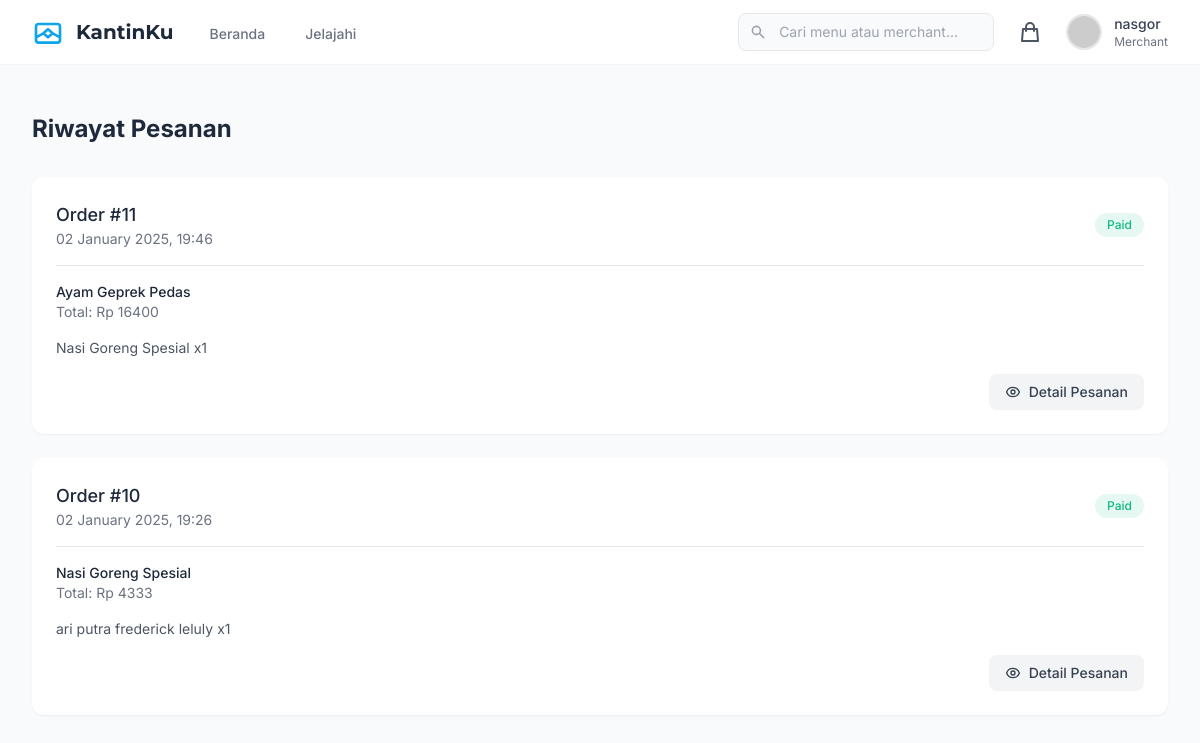
The app's page /orders/history/ (signed in) with its own data.
### accounts/models.py (models this page shows, shortened)
class User(AbstractUser):
    is_merchant = models.BooleanField(default=False)
    phone_number = models.CharField(max_length=15, blank=True)
    address = models.TextField(blank=True)

### orders/models.py (models this page shows, shortened)
class Order(models.Model):
    STATUS_CHOICES = [
        ('pending', 'Pending'),
        ('paid', 'Paid'),
        ('preparing', 'Preparing'),
        ('ready', 'Ready for Pickup'),
        ('completed', 'Completed'),
        ('cancelled', 'Cancelled'),
    ]
    PAYMENT_STATUS_CHOICES = [
        ('pending', 'Pending'),
        ('paid', 'Paid'),
        ('failed', 'Failed'),
        ('expired', 'Expired'),
    ]
    user = models.ForeignKey(User, on_delete=models.CASCADE)
    merchant = models.ForeignKey(Merchant, on_delete=models.CASCADE)
    status = models.CharField(max_length=20, choices=STATUS_CHOICES, default='pending')
    total_amount = models.DecimalField(max_digits=10, decimal_places=2)
    note = models.TextField(blank=True)
    created_at = models.DateTimeField(auto_now_add=True)
    updated_at = models.DateTimeField(auto_now=True)
    payment_status = models.CharField(max_length=20, choices=PAYMENT_STATUS_CHOICES, default='pending')
    midtrans_id = models.CharField(max_length=100, blank=True)
    payment_url = models.CharField(max_length=255, blank=True)
    expired_at = models.DateTimeField(null=True, blank=True)
    @property
    def is_expired(self):
        return timezone.now() > self.created_at + timedelta(hours=24)

class OrderItem(models.Model):
    order = models.ForeignKey(Order, on_delete=models.CASCADE)
    menu_item = models.ForeignKey(MenuItem, on_delete=models.CASCADE)
    quantity = models.PositiveIntegerField()
    price = models.DecimalField(max_digits=10, decimal_places=2)
    subtotal = models.DecimalField(max_digits=10, decimal_places=2)

### merchants/models.py (models this page shows, shortened)
class Merchant(models.Model):
    user = models.OneToOneField(User, on_delete=models.CASCADE)
    name = models.CharField(max_length=100)
    description = models.TextField()
    image = models.ImageField(upload_to='merchants/', blank=True, null=True)
    is_active = models.BooleanField(default=True)
    created_at = models.DateTimeField(auto_now_add=True)
    updated_at = models.DateTimeField(auto_now=True)
    rating = models.DecimalField(max_digits=3, decimal_places=2, default=0)
    total_orders = models.IntegerField(default=0)
    categories = models.ManyToManyField(Category, related_name='merchants', blank=True)
    class Meta:
        ordering = ['-created_at']

class MenuItem(models.Model):
    merchant = models.ForeignKey(Merchant, on_delete=models.CASCADE)
    category = models.ForeignKey(Category, on_delete=models.SET_NULL, null=True)
    name = models.CharField(max_length=100)
    description = models.TextField()
    price = models.DecimalField(max_digits=10, decimal_places=2)
    image = models.ImageField(upload_to='menu_items/', blank=True, null=True)
    is_available = models.BooleanField(default=True)
    created_at = models.DateTimeField(auto_now_add=True)
    updated_at = models.DateTimeField(auto_now=True)

### orders/views.py (the view)
# urls.py: path('history/', views.order_history, name='order_history'),  #
@login_required
def order_history(request):
    orders = Order.objects.filter(
        user=request.user
    ).order_by('-created_at')
    paginator = Paginator(orders, 10)  # 10 orders per page
    page = request.GET.get('page')
    orders = paginator.get_page(page)
    return render(request, 'orders/order_history.html', {'orders': orders})

### orders/context_processors.py (called while the page is built)
def cart_count(request):
    if request.user.is_authenticated:
        from .models import Cart
        cart = Cart.objects.filter(user=request.user).first()
        if cart:
            return {'cart_count': cart.items.count()}
    return {'cart_count': 0}

### templates/orders/order_history.html (shortened to what this page needs)
{% extends 'base.html' %}
{% block content %}
<div class="min-h-screen bg-neutral py-12">
    <div class="max-w-7xl mx-auto px-4 sm:px-6 lg:px-8">
        <h1 class="text-2xl font-bold text-primary mb-8">Riwayat Pesanan</h1>
        {% if orders %}
        <div class="space-y-6">
            {% for order in orders %}
            <div class="bg-white rounded-xl shadow-sm overflow-hidden">
                <div class="p-6">
                    <div class="flex items-center justify-between mb-4">
                        <div>
                            <h3 class="text-lg font-medium text-primary">Order #{{ order.id }}</h3>
                            <p class="text-sm text-gray-500">{{ order.created_at|date:"d F Y, H:i" }}</p>
                        </div>
                        <span class="inline-flex items-center px-3 py-1 rounded-full text-xs font-medium
                            {% if order.status == 'paid' %}bg-success/10 text-success
                            {% elif order.status == 'pending' %}bg-warning/10 text-warning
                            {% else %}bg-gray-100 text-gray-800{% endif %}">
                            {{ order.get_status_display }}
                        </span>
                    </div>
                    <div class="border-t border-gray-200 pt-4">
                        <div class="mb-4">
                            <p class="text-sm font-medium text-primary">{{ order.merchant.name }}</p>
                            <p class="text-sm text-gray-500">Total: Rp {{ order.total_amount|floatformat:0 }}</p>
                        </div>
                        <div class="text-sm text-gray-600">
                            {% for item in order.orderitem_set.all %}
                            {{ item.menu_item.name }} x{{ item.quantity }}{% if not forloop.last %}, {% endif %}
                            {% endfor %}
                        </div>
                    </div>
<div class="mt-4 flex justify-end space-x-3">
    <a href="{% url 'orders:order_detail' order.id %}"
       class="inline-flex items-center px-4 py-2 rounded-lg text-sm font-medium text-gray-700 bg-gray-100 hover:bg-gray-200">
        Detail Pesanan
    </a>
</div>
                </div>
            </div>
            {% endfor %}
        </div>
        {% endif %}
    </div>
</div>
{% endblock %}

### templates/base.html (shortened to what this page needs)
{% load static %}
<!DOCTYPE html>
<html lang="en">
<head>
    <script src="https://cdn.tailwindcss.com"></script>
</head>
<body class="bg-neutral font-sans">
    <nav class="bg-white shadow-sm border-b border-gray-100" x-data="{ isOpen: false }">
        <div class="max-w-7xl mx-auto px-4 sm:px-6 lg:px-8">
            <div class="flex justify-between h-16">
                <div class="flex">
                    <a href="/" class="flex items-center flex-shrink-0">
                        <span class="ml-3 font-heading font-bold text-xl text-primary">KantinKu</span>
                    </a>
                    <div class="hidden sm:ml-8 sm:flex sm:space-x-8 items-center">
                        <a href="/" class="inline-flex items-center px-1 pt-1 text-sm font-medium {% if request.path == '/' %}text-secondary border-b-2 border-secondary{% else %}text-gray-500 hover:text-gray-700 hover:border-gray-300{% endif %}">
                            Beranda
                        </a>
                        <a href="{% url 'merchants:merchant_list' %}" class="inline-flex items-center px-1 pt-1 text-sm font-medium {% if 'merchant_list' in request.path %}text-secondary border-b-2 border-secondary{% else %}text-gray-500 hover:text-gray-700 hover:border-gray-300{% endif %}">
                            Jelajahi
                        </a>
                    </div>
                </div>
                <div class="hidden sm:ml-6 sm:flex sm:items-center space-x-4">
                    <div class="relative w-64">
                        <input type="text"
                               placeholder="Cari menu atau merchant..."
                               class="w-full pl-10 pr-4 py-2 text-sm text-gray-700 bg-gray-50 rounded-lg border border-gray-200 focus:border-secondary focus:ring-1 focus:ring-secondary">
                        <div class="absolute inset-y-0 left-0 pl-3 flex items-center pointer-events-none">
                        </div>
                    </div>
<div class="relative inline-flex items-center">
    <a href="{% url 'orders:cart' %}" class="relative p-2 text-gray-600 hover:text-secondary transition-colors duration-200">
        <svg class="h-6 w-6" xmlns="http://www.w3.org/2000/svg" fill="none" viewBox="0 0 24 24" stroke="currentColor">
            <path stroke-linecap="round" stroke-linejoin="round" stroke-width="2" d="M16 11V7a4 4 0 00-8 0v4M5 9h14l1 12H4L5 9z"/>
        </svg>
    </a>
</div>
                    {% if user.is_authenticated %}
                    <div class="relative z-40" x-data="{ isOpen: false }">
                        <button @click="isOpen = !isOpen" class="flex items-center space-x-3 focus:outline-none">
                            <img class="h-9 w-9 rounded-full object-cover border-2 border-gray-200"
                                 src="https://ui-avatars.com/api/?name={{ user.username }}&background=0EA5E9&color=fff"
                                 alt="{{ user.username }}">
                            <div class="hidden md:block text-left">
                                <p class="text-sm font-medium text-gray-700">{{ user.username }}</p>
                                <p class="text-xs text-gray-500">{% if user.is_merchant %}Merchant{% else %}Customer{% endif %}</p>
                            </div>
                        </button>
                    </div>
                    {% endif %}
                </div>
            </div>
        </div>
    </nav>
    <main>
        {% block content %}{% endblock %}
    </main>
</body>
</html>

### records on screen
User: username "nasgor"
Order: id "11", created_at "02 January 2025, 19:46", status "Paid", merchant.name "Ayam Geprek Pedas", total_amount "16400"
OrderItem: menu_item.name "Nasi Goreng Spesial", quantity "1"
Order: id "10", created_at "02 January 2025, 19:26", status "Paid", merchant.name "Nasi Goreng Spesial", total_amount "4333"
OrderItem: menu_item.name "ari putra frederick leluly", quantity "1"
